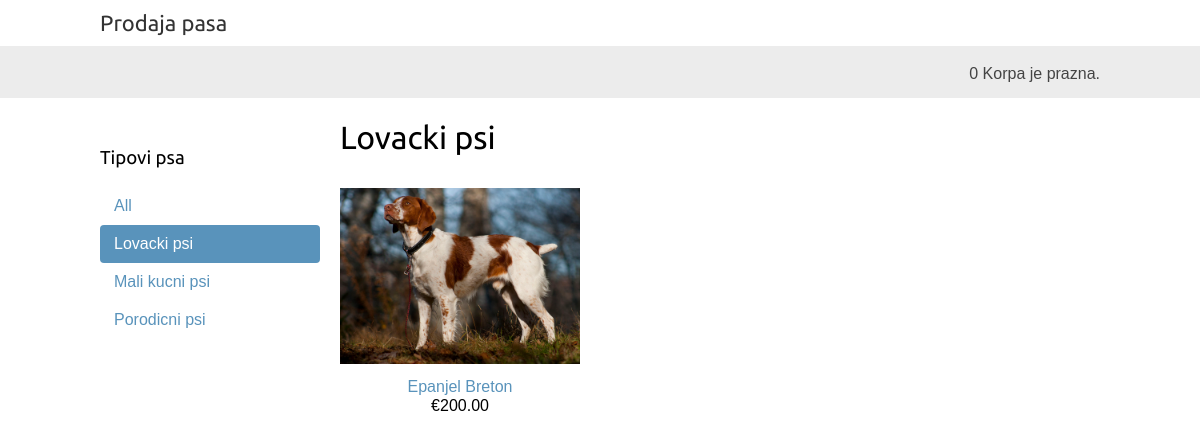
Page /lovacki-psi/ on the committed database.
### SalonPasa/models.py (models this page shows, shortened)
class TipPsa(models.Model):
    naziv = models.CharField(max_length=200, db_index=True)
    slug = models.SlugField(max_length=200, unique=True)
    class Meta:
        ordering = ('naziv',)
        verbose_name = 'Tip psa'
        verbose_name_plural = 'Tipovi psa'
    def ApsolutniURL(self): return reverse('SalonPasa:ListaPasaPoTipu', args=[self.slug])

class Pas(models.Model):
    tipPsa = models.ForeignKey(TipPsa, related_name='psi',
on_delete=models.CASCADE)
    naziv = models.CharField(max_length=200, db_index=True)
    slug = models.SlugField(max_length=200, db_index=True)
    slika = models.ImageField(upload_to='pas/%Y/%m/%d', blank=True)
    opis = models.TextField(blank=True)
    cena = models.DecimalField(max_digits=10, decimal_places=2)
    raspoloziv = models.BooleanField(default=True)
    kreiran = models.DateTimeField(auto_now_add=True)
    azuriran = models.DateTimeField(auto_now=True)
    class Meta:
        ordering = ('naziv',)
        index_together = (('id', 'slug'),)
        verbose_name_plural = 'psi'
    def ApsolutniURL(self): return reverse('SalonPasa:DetaljiPsa', args=[self.id, self.slug])

### SalonPasa/views.py (the view)
# urls.py: urlpatterns = [ path('', views.ListaPasa, name='ListaPasa'),
def ListaPasa(request, tipPsa_slug=None): # vraca katalog kao html
    tipPsa = None
    tipoviPsa = TipPsa.objects.all()
    psi = Pas.objects.filter(raspoloziv=True)
    if tipPsa_slug:
        tipPsa = get_object_or_404(TipPsa, slug=tipPsa_slug)
        psi = psi.filter(tipPsa=tipPsa)
    korpa = Korpa(request)
    return render(request, 'SalonPasa/pas/list.html',
        {'tipPsa': tipPsa, 'tipoviPsa': tipoviPsa,
        'psi': psi
         , 'korpa':korpa
         })

### Korpa/korpa.py (called while the page is built)
    def __len__(self):
        return sum(stavka['kolicina'] for stavka in self.korpa.values())

### SalonPasa/templates/SalonPasa/pas/list.html (shortened to what this page needs)
{% extends "SalonPasa/base.html" %}
{% load static %}
{% block content %}
<div id="sidebar"><h3>Tipovi psa</h3>
    <ul>
        <li {% if not tipPsa %}class="selected" {% endif %}>
            <a href="{% url "SalonPasa:ListaPasa" %}">All</a> </li>
        {% for c in tipoviPsa %}
        <li {% if tipPsa.slug == c.slug %}class="selected" {% endif %}>
            <a href="{{ c.ApsolutniURL }}">{{ c.naziv }}</a>
        </li>
        {% endfor %}
    </ul>
</div>
<div id="main" class="product-list">
    <h1>{% if tipPsa %}{{ tipPsa.naziv }}{% else %}Psi{% endif %}</h1>
    {% for pas in psi %}
    <div class="item">
        <a href="{{ pas.ApsolutniURL }}">
            <img src="{% if pas.slika %}{{ pas.slika.url }}
{% else %}{% static " img/no_image.png" %}{% endif %}"></a>
        <a href="{{ pas.ApsolutniURL }}">{{ pas.naziv }}</a>
        <br>
        &euro;{{ pas.cena }}
    </div>
    {% endfor %}
</div>
{% endblock %}

### SalonPasa/static/css/base.css (style rules this page uses)
body { margin:0; padding:0; font-family:helvetica, sans-serif; }
h1, h2, h3, h4, h5 , h6 { font-family: 'Ubuntu', sans-serif; font-weight:normal; }
a { text-decoration:none; color:#5993bb; }
#sidebar { width:220px; padding:30px 20px 0 0; float:left; }
#sidebar ul { margin:0; padding:0; }
#sidebar ul li { margin:0; list-style:none; padding:10px 14px; }
#sidebar ul li a { display:block; }
#sidebar ul li.selected { background:#5993bb; border-radius:4px; }
#sidebar ul li.selected a { color:#fff; }
#main { float:left; width: 96%; margin-right:-220px; overflow:hidden; }
.product-list .item { width:25%; padding:10px 20px 10px 0; float:left; text-align:center; line-height:1.2; }
.product-list .item img { width:100%; margin-bottom:8px; }

### rows in the picture
TipPsa: naziv "Lovacki psi"
TipPsa: naziv "Mali kucni psi"
TipPsa: naziv "Porodicni psi"
Pas: slika (picture), naziv "Epanjel Breton", cena "200.00"

### other values in the picture
{{ korpa|length }} "0"
